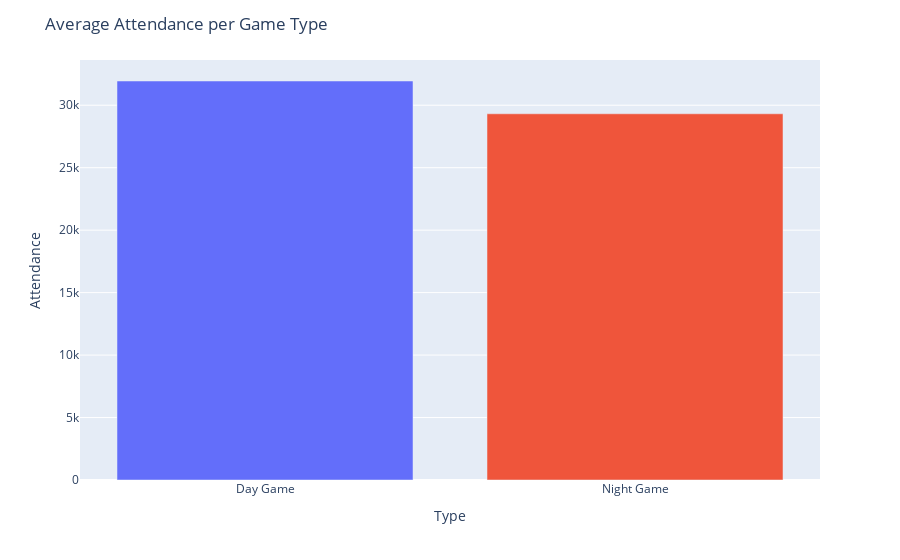

Here is the notebook cell this chart was saved with:
### Code cell
fig4 = px.bar(GameType, x="game_type", y="attendance",color='game_type')
fig4.update_layout(title='Average Attendance per Game Type', xaxis_title='Type', yaxis_title='Attendance',showlegend=False)
fig4

### Figure 1 — Plotly figure (JSON) as saved in the notebook; plotly's stock layout.template omitted (floating-point values rounded to 4 significant figures)
{"data": [{"alignmentgroup": "True", "hovertemplate": "game_type=%{x}<br>attendance=%{y}<extra></extra>", "legendgroup": "Day Game", "marker": {"color": "#636efa", "pattern": {"shape": ""}}, "name": "Day Game", "offsetgroup": "Day Game", "orientation": "v", "showlegend": true, "textposition": "auto", "type": "bar", "x": ["Day Game"], "xaxis": "x", "y": [31940.0], "yaxis": "y"}, {"alignmentgroup": "True", "hovertemplate": "game_type=%{x}<br>attendance=%{y}<extra></extra>", "legendgroup": "Night Game", "marker": {"color": "#EF553B", "pattern": {"shape": ""}}, "name": "Night Game", "offsetgroup": "Night Game", "orientation": "v", "showlegend": true, "textposition": "auto", "type": "bar", "x": ["Night Game"], "xaxis": "x", "y": [29320.0], "yaxis": "y"}], "layout": {"autosize": true, "barmode": "relative", "legend": {"title": {"text": "game_type"}, "tracegroupgap": 0}, "margin": {"t": 60}, "showlegend": false, "title": {"text": "Average Attendance per Game Type"}, "xaxis": {"anchor": "y", "autorange": true, "categoryarray": ["Day Game", "Night Game"], "categoryorder": "array", "domain": [0, 1], "range": [-0.5, 1.5], "title": {"text": "Type"}, "type": "category"}, "yaxis": {"anchor": "x", "autorange": true, "domain": [0, 1], "range": [0, 33620.0], "title": {"text": "Attendance"}, "type": "linear"}}}
